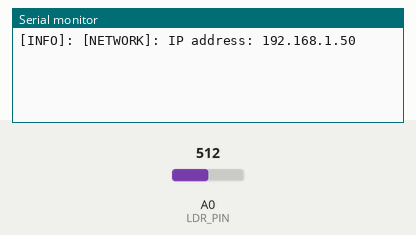
Simulated run of this sketch. Board: ESP8266 (NodeMCU). Shown: the last lines printed to the serial monitor. The inputs (shaded band) are chosen by the test bench; at power-on: A0 (LDR_PIN) = 512. WiFi joins after 1.5 s; servers stay silent unless stated; uploads are accepted with an empty reply.

Above: at 2.7 s.
2.8 s: A0 (LDR_PIN) set to 960
At 6.2 s:
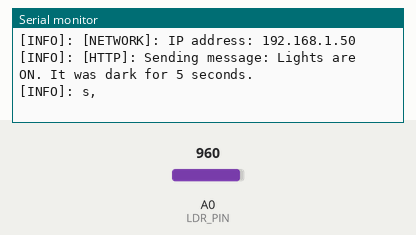
9.7 s: A0 (LDR_PIN) set to 690
At 10.16 s:
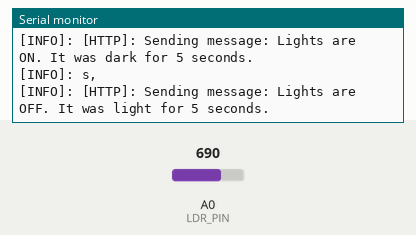

The sketch:

HacklabLight.ino
```cpp
#include <time.h>
#include <ESP8266HTTPClient.h>
#include <ESP8266WiFi.h>
#include <WiFiClientSecureBearSSL.h>

/*  ESP8266 LDR ArduinoIDE https example code
 *
 *  Based on: https://vaasa.hacklab.fi/2016/02/06/esp8266-on-nodemcu-board-ds18b20-arduinoide-thingspeak/
 *  ESP8266 Witty: http://www.schatenseite.de/en/2016/04/22/esp8266-witty-cloud-module/
 */

#include "conf.h"
#include "ArduinoOtaHandler.h"
#include "LightStatusHandler.h"
#include "Logger.h"

LightStatusHandler lightStatusHandler(minOn, maxOff);
Logger *logger = new Logger();
ArduinoOtaHandler *otaHandler = new ArduinoOtaHandler();

unsigned long lastMillis = 0;

void setup() {
  pinMode(LDR_PIN, INPUT);

  Serial.begin(baudRate);
  logger->init(logLevel, &Serial);

  connectToWifi();

  otaHandler->setup(logger, otaPort, otaHostname, otaPassword);
}

void loop() {
  if (millis() - lastMillis > loopInterval) {
    lastMillis = millis();
    if (WiFi.status() != WL_CONNECTED) {
      connectToWifi();
    }

    handleLightStatus();
    otaHandler->handle();
  }
}

void handleLightStatus() {
  int lights = analogRead(LDR_PIN);

  if (lightStatusHandler.hasChanged(lights)) {
    sendStatus(lightStatusHandler.statusToString());
  }
}

void connectToWifi() {
  WiFi.begin(ssid, pass);

  // Wait for connection, print '.' every 500ms until connected
  logger->debug("[NETWORK]: Connecting");
  while (WiFi.status() != WL_CONNECTED) {
    delay(500);
    logger->debug(".");
  }

  logger->info("[NETWORK]: IP address: " + WiFi.localIP().toString());
}

void sendStatus(String status) {
  logger->info("[HTTP]: Sending message: " + status);

  String messageContent  = "{\"msgtype\":\"m.notice\", \"body\":\"";
         messageContent += status;
         messageContent += "\"}";

  std::unique_ptr<BearSSL::WiFiClientSecure>client(new BearSSL::WiFiClientSecure);
  client->setInsecure();

  HTTPClient matrix;

  String url  = "https://";
         url += server;
         url += "/_matrix/client/r0/rooms/";
         url += room;
         url += "/send/m.room.message";

  logger->debug("[HTTP]: Trying URL: " + url);
  logger->debug("[HTTP]: With message content:" + messageContent);

  matrix.begin(*client, url);
  matrix.addHeader("Content-Type", "application/json");
  matrix.addHeader("Authorization", "Bearer " + String(accessToken));

  int httpCode = matrix.POST(messageContent);

  if(httpCode > 0) { // httpCode will be negative on error
    if(httpCode == HTTP_CODE_OK) {
      logger->info("[HTTP]: OK, code: " + httpCode);
      logger->debug("[HTTP]: Response: " + matrix.getString());
    } else {
      logger->error("[HTTP]: error, code: " + httpCode);
    }
  } else {
    String error = matrix.errorToString(httpCode).c_str();
    logger->error("[HTTP]: POST failed, error: " + error);
  }
  matrix.end();
}
```

ArduinoOtaHandler.cpp
```cpp
#include "ArduinoOtaHandler.h"

ArduinoOtaHandler::ArduinoOtaHandler() {}

void ArduinoOtaHandler::setup(Logger *logger, int port, const char* hostname, const char* password)
{
  _logger = logger;

  ArduinoOTA.setPort(port);
  ArduinoOTA.setHostname(hostname);
  ArduinoOTA.setPassword(password);

  ArduinoOTA.onStart([this]() {
    this->_logger->debug("OTA started");
  });

  ArduinoOTA.onEnd([this]() {
    this->_logger->debug("OTA ended");
  });

  ArduinoOTA.onProgress([this](unsigned int progress, unsigned int total) {
    this->_logger->debug("OTA Progress: " + (progress / (total / 100)));
  });

  ArduinoOTA.onError([this](ota_error_t error) {
    this->_logger->error("OTA error: " + error);
    if (error == OTA_AUTH_ERROR) this->_logger->error("Auth Failed");
    else if (error == OTA_BEGIN_ERROR) this->_logger->error("Begin Failed");
    else if (error == OTA_CONNECT_ERROR) this->_logger->error("Connect Failed");
    else if (error == OTA_RECEIVE_ERROR) this->_logger->error("Receive Failed");
    else if (error == OTA_END_ERROR) this->_logger->error("End Failed");
  });

  ArduinoOTA.begin();
}

void ArduinoOtaHandler::handle() {
  ArduinoOTA.handle();
}
```

ArduinoOtaHandler.h
```cpp
#ifndef ArduinoOtaHandler_h
#define ArduinoOtaHandler_h

#include <ArduinoOTA.h>

#include "Logger.h"

class ArduinoOtaHandler
{
  public:
    ArduinoOtaHandler();
    void setup(Logger *logger, int port, const char* hostname, const char* password);
    void handle();

  private:
    Logger *_logger;
};

#endif
```

LightStatusHandler.cpp
```cpp
#include "LightStatusHandler.h"

LightStatusHandler::LightStatusHandler(int minOn, int maxOff) {
    _minOn = minOn;
    _maxOff = maxOff;

    _lastChangeMillis = 0;
    _lightStatus = false;

    _timer = new Timer();
}

bool LightStatusHandler::hasChanged(int reading) {
    bool newStatus;
    if (reading > _minOn) newStatus = true;
    else if (reading < _maxOff) newStatus = false;
    else newStatus = _lightStatus;

    bool hasChanged = newStatus != _lightStatus;
    if (hasChanged) _timer->reset();
    _lightStatus = newStatus;
    return hasChanged;
}

String LightStatusHandler::statusToString() {
    String message;
    if (_lightStatus) {
        message = "Lights are ON. It was dark for ";
    }
    else {
        message = "Lights are OFF. It was light for ";
    }

    message += _timer->getLastTime();
    message += ".";

    return message;
}
```

LightStatusHandler.h
```cpp
#ifndef LightStatusHandler_h
#define LightStatusHandler_h

#include "Arduino.h"
#include "Timer.h"

class LightStatusHandler
{
  public:
    LightStatusHandler(int minOn, int maxOff);
    bool hasChanged(int reading);
    String statusToString();

    bool _lightStatus;
  private:
    Timer* _timer;
    int _minOn;
    int _maxOff;

    unsigned long _lastChangeMillis;
};

#endif
```

Logger.cpp
```cpp
#include "Logger.h"

Logger::Logger() {}

void Logger::init(LogLevel logLevel, Print *output) {
    _logLevel = logLevel;
    _output = output;
}

void Logger::debug(String message) {
    if (_logLevel >= LogLevel::Debug) _output->println("[DEBUG]: " + message);
}

void Logger::info(String message) {
    if (_logLevel >= LogLevel::Info) _output->println("[INFO]: " + message);
}

void Logger::error(String message) {
    if (_logLevel >= LogLevel::Error) _output->println("[ERROR]: " + message);
}
```

Logger.h
```cpp
#ifndef Logger_h
#define Logger_h

#include "Arduino.h"
#include "globals.h"

class Logger
{
  public:
    Logger();

    void init(LogLevel logLevel, Print *output);

    void debug(String message);
    void info(String message);
    void error(String message);

  private:
    LogLevel _logLevel;
    Print *_output;
};

#endif
```

Timer.cpp
```cpp
#include "Timer.h"

Timer::Timer() {
    _start = 0;
    reset();
}

void Timer::reset() {
    _lastTime = millis() - _start;
    _start = millis();
}

String Timer::getLastTime() {
    unsigned long totalSeconds = _lastTime / 1000;
    int totalMinutes = totalSeconds / 60;
    int totalHours = totalMinutes / 60;
    int totalDays = totalHours / 24;

    String str = "";

    if (totalDays) {
        str += totalDays ;

        if (totalDays == 1) str += " day, ";
        else str += " days, ";

        str += totalHours % 24 ;

        if (totalHours % 24 == 1) str += " hour";
        else str += " hours";

    } else if (totalHours) {
        str += totalHours;

        if (totalHours == 1) str += " hour, ";
        else str += " hours, ";

        str += totalMinutes % 60 ;

        if (totalMinutes % 60 == 1) str += " minute";
        else str += " minutes";

    } else if (totalMinutes) {
        str += totalMinutes;

        if (totalMinutes == 1) str += " minute, ";
        else str += " minutes, ";

        str += totalSeconds % 60 ;

        if (totalSeconds % 60 == 1) str += " second";
        else str += " seconds";
    } else {
        str += totalSeconds;
        if (totalSeconds == 1) str += " second";
        else str += " seconds";
    }

    return str;
}
```

Timer.h
```cpp
#ifndef Timer_h
#define Timer_h

#include "Arduino.h"

class Timer
{
  public:
    Timer();
    void reset();
    String getLastTime();
  private:
    unsigned long _start;
    unsigned long _lastTime;
};

#endif
```

conf.h
```cpp
#ifndef LIGHTCONF_H
#define LIGHTCONF_H

#include "globals.h"

const char* ssid = "WifiName";
const char* pass = "TotallySecret";

const char* server = "matrix.example.com";
const char* room = "!RoomIDString:example.com";
const char* accessToken = "FreakingLongAccessTokenString";

const int LDR_PIN = A0;

// minimum sensor reading when lights are considered ON
const int minOn = 950;

// maximum sensor reading when lights are considered OFF
const int maxOff = 700;

const unsigned int loopInterval = 5*1000;

const LogLevel logLevel = LogLevel::Info;
const int baudRate = 115200;

const int otaPort = 8266;
const char* otaHostname = "publichostname";
const char* otaPassword = "secretpassword";

#endif
```

globals.h
```cpp
#ifndef GLOBALS_H
#define GLOBALS_H

enum LogLevel {
  Error = 0,
  Info = 1,
  Debug = 2
};

#endif
```

Measured:
- after the input at 2.8 s, the serial monitor: prints a new line after 2.2 s (image 1)
- after the input at 9.7 s, the serial monitor: prints a new line after 0.30 s (image 2)
